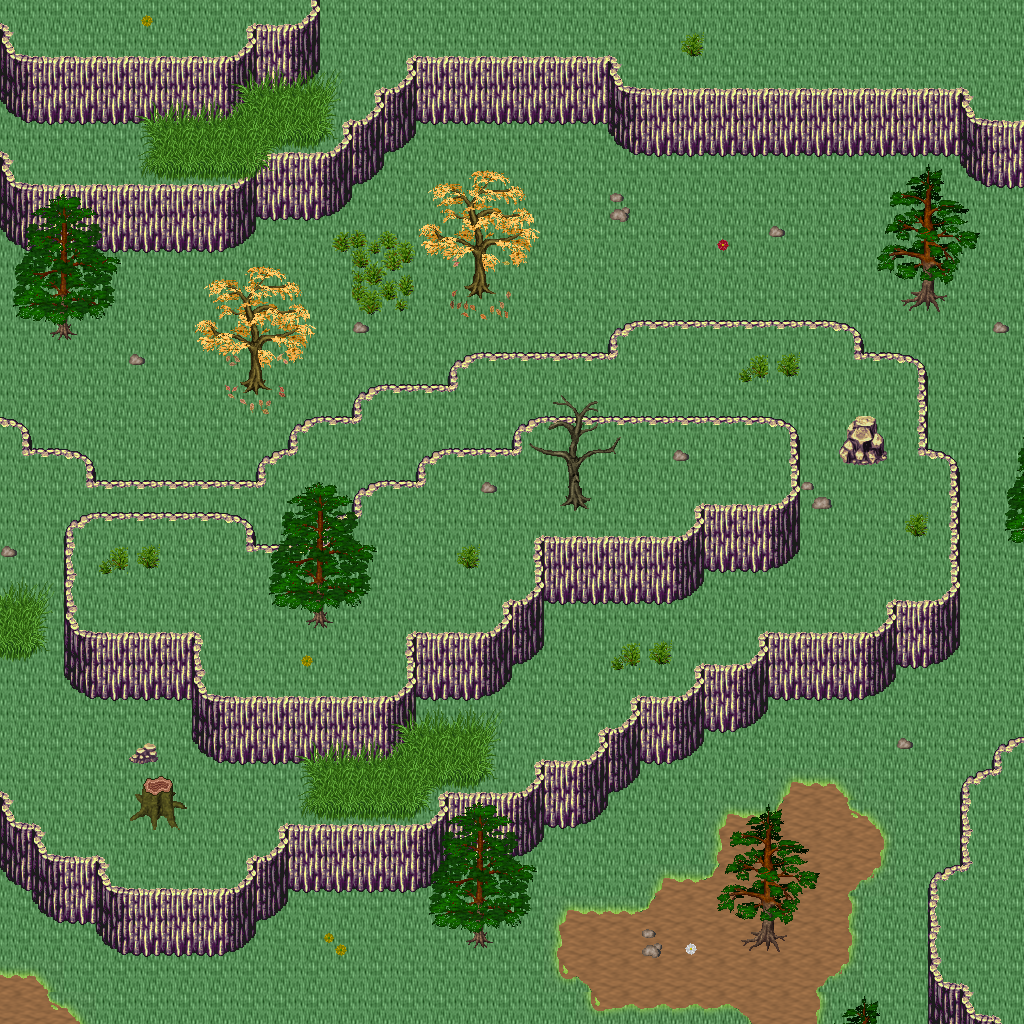

Below is a game level as drawn by its tile map, then a one-line description and the .tmx that defines it (tile-layer data replaced by summaries):
An orthogonal 32x32 tile map with 32x32 px tiles, 5 tile layers (Ground, Objects, Objects2, Above, ...), 1 hidden layer not drawn, 33 tilesets.

<map version="1.10" tiledversion="1.11.0" orientation="orthogonal" renderorder="right-down" width="32" height="32" tilewidth="32" tileheight="32" infinite="0" nextlayerid="11" nextobjectid="1">
 <tileset firstgid="1" name="logic_collision" tilewidth="32" tileheight="32" tilecount="1" columns="1">
  <image source="../drawable/logic_collision.png" width="32" height="32" />
 </tileset>
 <tileset firstgid="2" name="ground_ground" tilewidth="32" tileheight="32" tilecount="33" columns="3">
  <image source="../drawable/ground_ground.png" width="96" height="352" />
 </tileset>
 <tileset firstgid="35" name="building_house_3" tilewidth="32" tileheight="32" tilecount="48" columns="6">
  <image source="../drawable/building_house_3.png" width="192" height="256" />
 </tileset>
 <tileset firstgid="83" name="building_house_chalet" tilewidth="32" tileheight="32" tilecount="56" columns="7">
  <image source="../drawable/building_house_chalet.png" width="224" height="256" />
 </tileset>
 <tileset firstgid="139" name="terrain_grassland" tilewidth="32" tileheight="32" tilecount="88" columns="8">
  <image source="../drawable/terrain_grassland.png" width="256" height="352" />
 </tileset>
 <tileset firstgid="227" name="ground_grass_edges" tilewidth="32" tileheight="32" tilecount="36" columns="12">
  <image source="../drawable/ground_grass_edges.png" width="384" height="96" />
 </tileset>
 <tileset firstgid="263" name="ground_grass_corners" tilewidth="32" tileheight="32" tilecount="24" columns="6">
  <image source="../drawable/ground_grass_corners.png" width="192" height="128" />
 </tileset>
 <tileset firstgid="287" name="ground_grass_2" tilewidth="32" tileheight="32" tilecount="21" columns="3">
  <image source="../drawable/ground_grass_2.png" width="96" height="224" />
 </tileset>
 <tileset firstgid="308" name="plant_tree_fall_trees" tilewidth="32" tileheight="32" tilecount="40" columns="8">
  <image source="../drawable/plant_tree_fall_trees.png" width="256" height="160" />
 </tileset>
 <tileset firstgid="348" name="plant_tree_pine_tree" tilewidth="32" tileheight="32" tilecount="20" columns="4">
  <image source="../drawable/plant_tree_pine_tree.png" width="128" height="160" />
 </tileset>
 <tileset firstgid="368" name="plant_tree_pine_tree_1" tilewidth="32" tileheight="32" tilecount="20" columns="4">
  <image source="../drawable/plant_tree_pine_tree_1.png" width="128" height="160" />
 </tileset>
 <tileset firstgid="388" name="plant_tree_tree_darkgreen" tilewidth="32" tileheight="32" tilecount="88" columns="8">
  <image source="../drawable/plant_tree_tree_darkgreen.png" width="256" height="352" />
 </tileset>
 <tileset firstgid="476" name="plant_tree_evergreen" tilewidth="32" tileheight="32" tilecount="36" columns="3">
  <image source="../drawable/plant_tree_evergreen.png" width="96" height="384" />
 </tileset>
 <tileset firstgid="512" name="plant_tree_dead_tree_3" tilewidth="32" tileheight="32" tilecount="16" columns="4">
  <image source="../drawable/plant_tree_dead_tree_3.png" width="128" height="128" />
 </tileset>
 <tileset firstgid="528" name="plant_stump_hollow_logs" tilewidth="32" tileheight="32" tilecount="6" columns="3">
  <image source="../drawable/plant_stump_hollow_logs.png" width="96" height="64" />
 </tileset>
 <tileset firstgid="534" name="plant_stump_stump_purple" tilewidth="32" tileheight="32" tilecount="4" columns="2">
  <image source="../drawable/plant_stump_stump_purple.png" width="64" height="64" />
 </tileset>
 <tileset firstgid="538" name="plant_leaves" tilewidth="32" tileheight="32" tilecount="8" columns="4">
  <image source="../drawable/plant_leaves.png" width="128" height="64" />
 </tileset>
 <tileset firstgid="546" name="building_door_brown_door" tilewidth="32" tileheight="32" tilecount="3" columns="1">
  <image source="../drawable/building_door_brown_door.png" width="32" height="96" />
 </tileset>
 <tileset firstgid="549" name="item_pot_barrel_with_flower" tilewidth="32" tileheight="32" tilecount="2" columns="2">
  <image source="../drawable/item_pot_barrel_with_flower.png" width="64" height="32" />
 </tileset>
 <tileset firstgid="551" name="ground_rock_pebbles" tilewidth="32" tileheight="32" tilecount="3" columns="1">
  <image source="../drawable/ground_rock_pebbles.png" width="32" height="96" />
 </tileset>
 <tileset firstgid="554" name="plant_mushroom3" tilewidth="32" tileheight="32" tilecount="2" columns="2">
  <image source="../drawable/plant_mushroom3.png" width="64" height="32" />
 </tileset>
 <tileset firstgid="556" name="plant_bush_large_green" tilewidth="32" tileheight="32" tilecount="9" columns="3">
  <image source="../drawable/plant_bush_large_green.png" width="96" height="96" />
 </tileset>
 <tileset firstgid="565" name="plant_flower_daisy_blue" tilewidth="32" tileheight="32" tilecount="8" columns="2">
  <image source="../drawable/plant_flower_daisy_blue.png" width="64" height="128" />
 </tileset>
 <tileset firstgid="573" name="plant_flower_daisy_red" tilewidth="32" tileheight="32" tilecount="8" columns="2">
  <image source="../drawable/plant_flower_daisy_red.png" width="64" height="128" />
 </tileset>
 <tileset firstgid="581" name="plant_flower_daisy_white" tilewidth="32" tileheight="32" tilecount="8" columns="2">
  <image source="../drawable/plant_flower_daisy_white.png" width="64" height="128" />
 </tileset>
 <tileset firstgid="589" name="plant_flower_daisy_yellow" tilewidth="32" tileheight="32" tilecount="8" columns="2">
  <image source="../drawable/plant_flower_daisy_yellow.png" width="64" height="128" />
 </tileset>
 <tileset firstgid="597" name="plant_flower_stone_edge_beds" tilewidth="32" tileheight="32" tilecount="24" columns="8">
  <image source="../drawable/plant_flower_stone_edge_beds.png" width="256" height="96" />
 </tileset>
 <tileset firstgid="621" name="logic_creature_human_evil" tilewidth="32" tileheight="32" tilecount="16" columns="8">
  <image source="../drawable/logic_creature_human_evil.png" width="256" height="64" />
 </tileset>
 <tileset firstgid="637" name="logic_creature_animal" tilewidth="32" tileheight="32" tilecount="32" columns="8">
  <image source="../drawable/logic_creature_animal.png" width="256" height="128" />
 </tileset>
 <tileset firstgid="669" name="ground_tall_grass" tilewidth="32" tileheight="32" tilecount="15" columns="5">
  <image source="../drawable/ground_tall_grass.png" width="160" height="96" />
 </tileset>
 <tileset firstgid="684" name="logic_creature_reptile" tilewidth="32" tileheight="32" tilecount="7" columns="7">
  <image source="../drawable/logic_creature_reptile.png" width="224" height="32" />
 </tileset>
 <tileset firstgid="691" name="logic_creature_fowl" tilewidth="32" tileheight="32" tilecount="6" columns="6">
  <image source="../drawable/logic_creature_fowl.png" width="192" height="32" />
 </tileset>
 <tileset firstgid="697" name="object_stone_well" tilewidth="32" tileheight="32" tilecount="6" columns="2">
  <image source="../drawable/object_stone_well.png" width="64" height="96" />
 </tileset>
 <layer id="1" name="Ground" width="32" height="32">
  <data>[1024 cells, 1024 non-empty, 2 distinct tile ids]</data>
 </layer>
 <layer id="2" name="Objects" width="32" height="32">
  <data>[1024 cells, 424 non-empty, 35 distinct tile ids]</data>
 </layer>
 <layer id="3" name="Objects2" width="32" height="32">
  <data>[1024 cells, 92 non-empty, 41 distinct tile ids]</data>
 </layer>
 <layer id="4" name="Above" width="32" height="32">
  <data>[1024 cells, 101 non-empty, 37 distinct tile ids]</data>
 </layer>
 <layer id="5" name="Above2" width="32" height="32">
  <data>[1024 cells, 64 non-empty, 28 distinct tile ids]</data>
 </layer>
 <layer id="6" name="Walkable" width="32" height="32" visible="0">
  <data>[1024 cells, 592 non-empty, 1 distinct tile ids]</data>
 </layer>
 <objectgroup id="7" name="Mapevents" />
 <objectgroup id="8" name="Spawn" />
 <objectgroup id="9" name="Keys" />
 <objectgroup id="10" name="Replace" />
</map>
